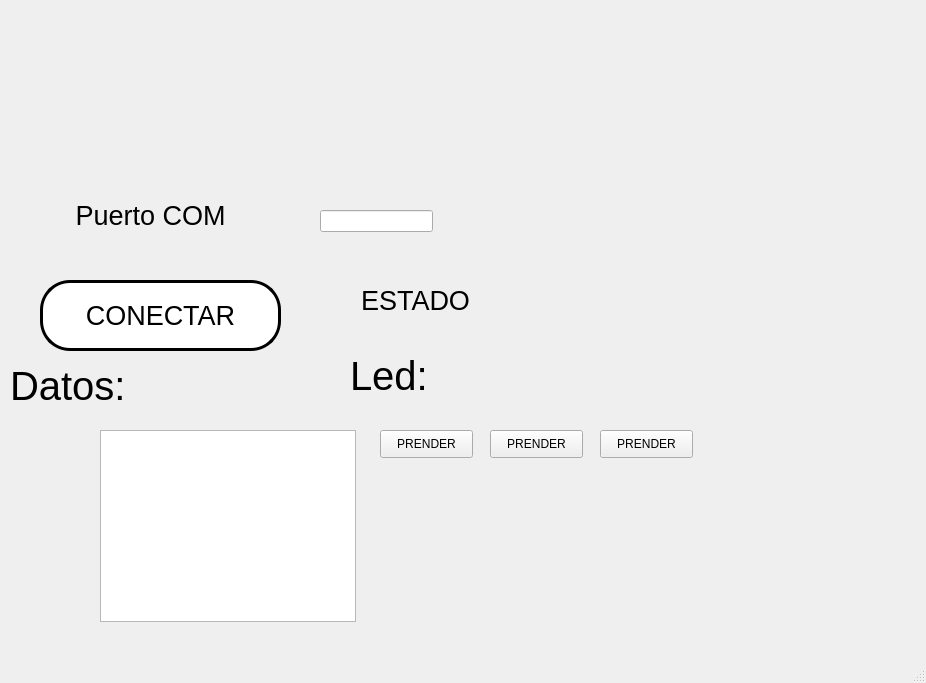
<?xml version="1.0" encoding="UTF-8"?>
<ui version="4.0">
 <class>MainWindow</class>
 <widget class="QMainWindow" name="MainWindow">
  <property name="geometry">
   <rect>
    <x>0</x>
    <y>0</y>
    <width>926</width>
    <height>683</height>
   </rect>
  </property>
  <property name="windowTitle">
   <string>MainWindow</string>
  </property>
  <widget class="QWidget" name="centralwidget">
   <widget class="QLabel" name="txt_estado">
    <property name="geometry">
     <rect>
      <x>170</x>
      <y>270</y>
      <width>491</width>
      <height>61</height>
     </rect>
    </property>
    <property name="font">
     <font>
      <pointsize>20</pointsize>
     </font>
    </property>
    <property name="text">
     <string>ESTADO</string>
    </property>
    <property name="alignment">
     <set>Qt::AlignCenter</set>
    </property>
   </widget>
   <widget class="QLabel" name="label">
    <property name="geometry">
     <rect>
      <x>20</x>
      <y>40</y>
      <width>161</width>
      <height>141</height>
     </rect>
    </property>
    <property name="styleSheet">
     <string notr="true"/>
    </property>
    <property name="text">
     <string/>
    </property>
    <property name="pixmap">
     <pixmap resource="../../Archivos/Recursos.qrc">:/UAT LOGOS/Logo UAT.png</pixmap>
    </property>
    <property name="scaledContents">
     <bool>true</bool>
    </property>
   </widget>
   <widget class="QLabel" name="label_3">
    <property name="geometry">
     <rect>
      <x>640</x>
      <y>0</y>
      <width>281</width>
      <height>211</height>
     </rect>
    </property>
    <property name="styleSheet">
     <string notr="true"/>
    </property>
    <property name="text">
     <string/>
    </property>
    <property name="pixmap">
     <pixmap resource="../../Archivos/Recursos.qrc">:/UAT LOGOS/logo facultad de ingenieria uat.png</pixmap>
    </property>
    <property name="scaledContents">
     <bool>true</bool>
    </property>
   </widget>
   <widget class="QLabel" name="label_7">
    <property name="geometry">
     <rect>
      <x>710</x>
      <y>440</y>
      <width>191</width>
      <height>181</height>
     </rect>
    </property>
    <property name="styleSheet">
     <string notr="true"/>
    </property>
    <property name="text">
     <string/>
    </property>
    <property name="pixmap">
     <pixmap resource="../../Archivos/Recursos.qrc">:/Equipo LOGO/logo equipo 3.jpg</pixmap>
    </property>
    <property name="scaledContents">
     <bool>true</bool>
    </property>
   </widget>
   <widget class="QLabel" name="label_2">
    <property name="geometry">
     <rect>
      <x>-20</x>
      <y>190</y>
      <width>341</width>
      <height>51</height>
     </rect>
    </property>
    <property name="font">
     <font>
      <pointsize>20</pointsize>
     </font>
    </property>
    <property name="text">
     <string>Puerto COM</string>
    </property>
    <property name="alignment">
     <set>Qt::AlignCenter</set>
    </property>
   </widget>
   <widget class="QPushButton" name="btn_accion">
    <property name="geometry">
     <rect>
      <x>40</x>
      <y>280</y>
      <width>241</width>
      <height>71</height>
     </rect>
    </property>
    <property name="font">
     <font>
      <pointsize>20</pointsize>
     </font>
    </property>
    <property name="styleSheet">
     <string notr="true">background-color: rgb(255, 255, 255);
border-radius: 30px;
border: 3px solid black;</string>
    </property>
    <property name="text">
     <string>CONECTAR</string>
    </property>
   </widget>
   <widget class="QLineEdit" name="txt_com">
    <property name="geometry">
     <rect>
      <x>320</x>
      <y>210</y>
      <width>113</width>
      <height>22</height>
     </rect>
    </property>
    <property name="text">
     <string/>
    </property>
   </widget>
   <widget class="QListWidget" name="listas_datos">
    <property name="geometry">
     <rect>
      <x>100</x>
      <y>430</y>
      <width>256</width>
      <height>192</height>
     </rect>
    </property>
   </widget>
   <widget class="QLabel" name="label_4">
    <property name="geometry">
     <rect>
      <x>10</x>
      <y>360</y>
      <width>171</width>
      <height>51</height>
     </rect>
    </property>
    <property name="font">
     <font>
      <pointsize>30</pointsize>
     </font>
    </property>
    <property name="text">
     <string>Datos:</string>
    </property>
   </widget>
   <widget class="QPushButton" name="btn_led0">
    <property name="geometry">
     <rect>
      <x>380</x>
      <y>430</y>
      <width>93</width>
      <height>28</height>
     </rect>
    </property>
    <property name="text">
     <string>PRENDER</string>
    </property>
   </widget>
   <widget class="QLabel" name="label_5">
    <property name="geometry">
     <rect>
      <x>350</x>
      <y>350</y>
      <width>171</width>
      <height>51</height>
     </rect>
    </property>
    <property name="font">
     <font>
      <pointsize>30</pointsize>
     </font>
    </property>
    <property name="text">
     <string>Led:</string>
    </property>
   </widget>
   <widget class="QPushButton" name="btn_led1">
    <property name="geometry">
     <rect>
      <x>490</x>
      <y>430</y>
      <width>93</width>
      <height>28</height>
     </rect>
    </property>
    <property name="text">
     <string>PRENDER</string>
    </property>
   </widget>
   <widget class="QPushButton" name="btn_led2">
    <property name="geometry">
     <rect>
      <x>600</x>
      <y>430</y>
      <width>93</width>
      <height>28</height>
     </rect>
    </property>
    <property name="text">
     <string>PRENDER</string>
    </property>
   </widget>
  </widget>
  <widget class="QMenuBar" name="menubar">
   <property name="geometry">
    <rect>
     <x>0</x>
     <y>0</y>
     <width>926</width>
     <height>26</height>
    </rect>
   </property>
  </widget>
  <widget class="QStatusBar" name="statusbar"/>
 </widget>
 <resources>
  <include location="../../Archivos/Recursos.qrc"/>
 </resources>
 <connections/>
</ui>
